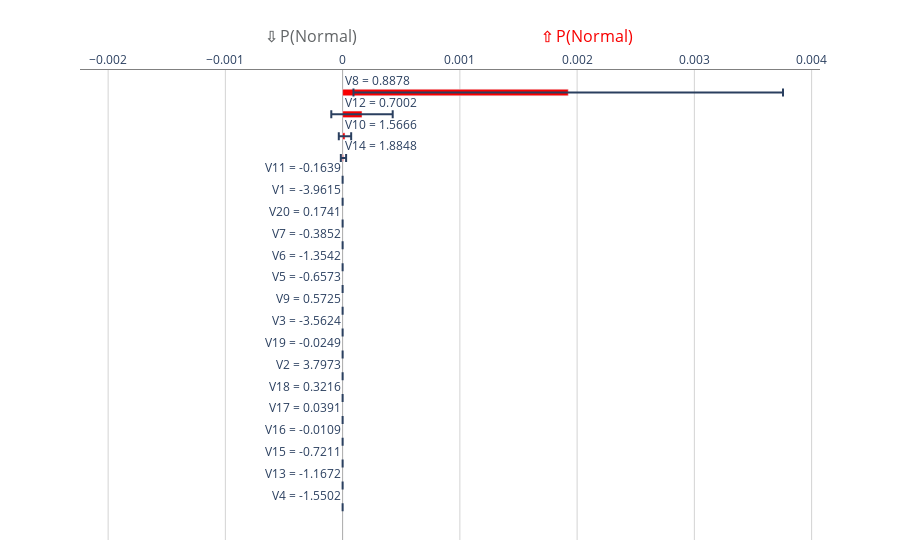

This figure's notebook cell:
### Code cell
index = anomaly_indices[0]
result_explain_prediction_default = explainer.explain_prediction(X_train.iloc[index:index+1,:])
result_explain_prediction_default[0].show_in_notebook()

### Figure 1 — Plotly figure (JSON) as saved in the notebook; plotly's stock layout.template omitted (floating-point values rounded to 4 significant figures)
{"data": [{"error_x": {"array": [0, 0, 0, 0, 0, 0, 0, 0, 0, 0, 0, 0, 0, 0, 0, 0, 2.243e-05, 5.273e-05, 0.0002619, 0.001832], "arrayminus": [0, 0, 0, 0, 0, 0, 0, 0, 0, 0, 0, 0, 0, 0, 0, 0, 2.243e-05, 5.273e-05, 0.0002619, 0.001832], "type": "data"}, "hovertemplate": "(%{x:.4g}, %{y})", "legendgroup": "positive", "marker": {"color": "#F80000"}, "name": "41239=positive", "orientation": "h", "showlegend": false, "text": "", "textposition": "outside", "type": "bar", "width": 0.3, "x": [0, 0, 0, 0, 0, 0, 0, 0, 0, 0, 0, 0, 0, 0, 0, 0, 7.375e-06, 2.016e-05, 0.0001653, 0.001924], "y": ["V4", "V13", "V15", "V16", "V17", "V18", "V2", "V19", "V3", "V9", "V5", "V6", "V7", "V20", "V1", "V11", "V14", "V10", "V12", "V8"]}, {"marker": {"line": {"color": "rgba(0, 0, 0, 0)", "width": 1}}, "name": "", "orientation": "h", "showlegend": false, "type": "bar", "width": 0, "x": [-0.001924], "y": ["    "]}], "layout": {"annotations": [{"showarrow": false, "text": "V4 = -1.5502", "x": 0, "xanchor": "right", "xref": "x", "y": 1, "yref": "y", "yshift": 12}, {"showarrow": false, "text": "V13 = -1.1672", "x": 0, "xanchor": "right", "xref": "x", "y": 2, "yref": "y", "yshift": 12}, {"showarrow": false, "text": "V15 = -0.7211", "x": 0, "xanchor": "right", "xref": "x", "y": 3, "yref": "y", "yshift": 12}, {"showarrow": false, "text": "V16 = -0.0109", "x": 0, "xanchor": "right", "xref": "x", "y": 4, "yref": "y", "yshift": 12}, {"showarrow": false, "text": "V17 = 0.0391", "x": 0, "xanchor": "right", "xref": "x", "y": 5, "yref": "y", "yshift": 12}, {"showarrow": false, "text": "V18 = 0.3216", "x": 0, "xanchor": "right", "xref": "x", "y": 6, "yref": "y", "yshift": 12}, {"showarrow": false, "text": "V2 = 3.7973", "x": 0, "xanchor": "right", "xref": "x", "y": 7, "yref": "y", "yshift": 12}, {"showarrow": false, "text": "V19 = -0.0249", "x": 0, "xanchor": "right", "xref": "x", "y": 8, "yref": "y", "yshift": 12}, {"showarrow": false, "text": "V3 = -3.5624", "x": 0, "xanchor": "right", "xref": "x", "y": 9, "yref": "y", "yshift": 12}, {"showarrow": false, "text": "V9 = 0.5725", "x": 0, "xanchor": "right", "xref": "x", "y": 10, "yref": "y", "yshift": 12}, {"showarrow": false, "text": "V5 = -0.6573", "x": 0, "xanchor": "right", "xref": "x", "y": 11, "yref": "y", "yshift": 12}, {"showarrow": false, "text": "V6 = -1.3542", "x": 0, "xanchor": "right", "xref": "x", "y": 12, "yref": "y", "yshift": 12}, {"showarrow": false, "text": "V7 = -0.3852", "x": 0, "xanchor": "right", "xref": "x", "y": 13, "yref": "y", "yshift": 12}, {"showarrow": false, "text": "V20 = 0.1741", "x": 0, "xanchor": "right", "xref": "x", "y": 14, "yref": "y", "yshift": 12}, {"showarrow": false, "text": "V1 = -3.9615", "x": 0, "xanchor": "right", "xref": "x", "y": 15, "yref": "y", "yshift": 12}, {"showarrow": false, "text": "V11 = -0.1639", "x": 0, "xanchor": "right", "xref": "x", "y": 16, "yref": "y", "yshift": 12}, {"showarrow": false, "text": "V14 = 1.8848", "x": 0, "xanchor": "left", "xref": "x", "y": 17, "yref": "y", "yshift": 12}, {"showarrow": false, "text": "V10 = 1.5666", "x": 0, "xanchor": "left", "xref": "x", "y": 18, "yref": "y", "yshift": 12}, {"showarrow": false, "text": "V12 = 0.7002", "x": 0, "xanchor": "left", "xref": "x", "y": 19, "yref": "y", "yshift": 12}, {"showarrow": false, "text": "V8 = 0.8878", "x": 0, "xanchor": "left", "xref": "x", "y": 20, "yref": "y", "yshift": 12}, {"font": {"color": "#626567", "size": 16}, "showarrow": false, "text": "⇩ P(Normal)", "x": 0.25, "xref": "paper", "y": 1.015, "yref": "paper", "yshift": 40}, {"font": {"color": "#F80000", "size": 16}, "showarrow": false, "text": "⇧ P(Normal)", "x": 0.75, "xref": "paper", "y": 1.015, "yref": "paper", "yshift": 40}], "autosize": true, "barmode": "overlay", "margin": {"b": 20, "t": 70}, "plot_bgcolor": "rgba(0, 0, 0, 0)", "title": {"x": 0.5}, "xaxis": {"autorange": true, "categoryarray": ["    ", "V1", "V7", "V6", "V5", "V4", "V3", "V20", "V2", "V19", "V18", "V17", "V16", "V15", "V13", "V11", "V9", "V14", "V10", "V12", "V8"], "categoryorder": "array", "gridcolor": "LightGrey", "linecolor": "Grey", "linewidth": 1, "mirror": false, "range": [-0.00224, 0.004072], "showline": true, "showticklabels": true, "side": "top", "title": {"text": " "}, "type": "linear", "visible": true, "zeroline": true, "zerolinecolor": "DarkGrey", "zerolinewidth": 1}, "yaxis": {"autorange": true, "categoryarray": ["    ", "V1", "V7", "V6", "V5", "V4", "V3", "V20", "V2", "V19", "V18", "V17", "V16", "V15", "V13", "V11", "V9", "V14", "V10", "V12", "V8"], "categoryorder": "array", "gridcolor": "white", "linecolor": "Grey", "linewidth": 1, "mirror": false, "range": [-0.5, 20.57], "showline": true, "showticklabels": false, "side": "top", "type": "category", "visible": false, "zeroline": true, "zerolinecolor": "DarkGrey", "zerolinewidth": 1}}}
